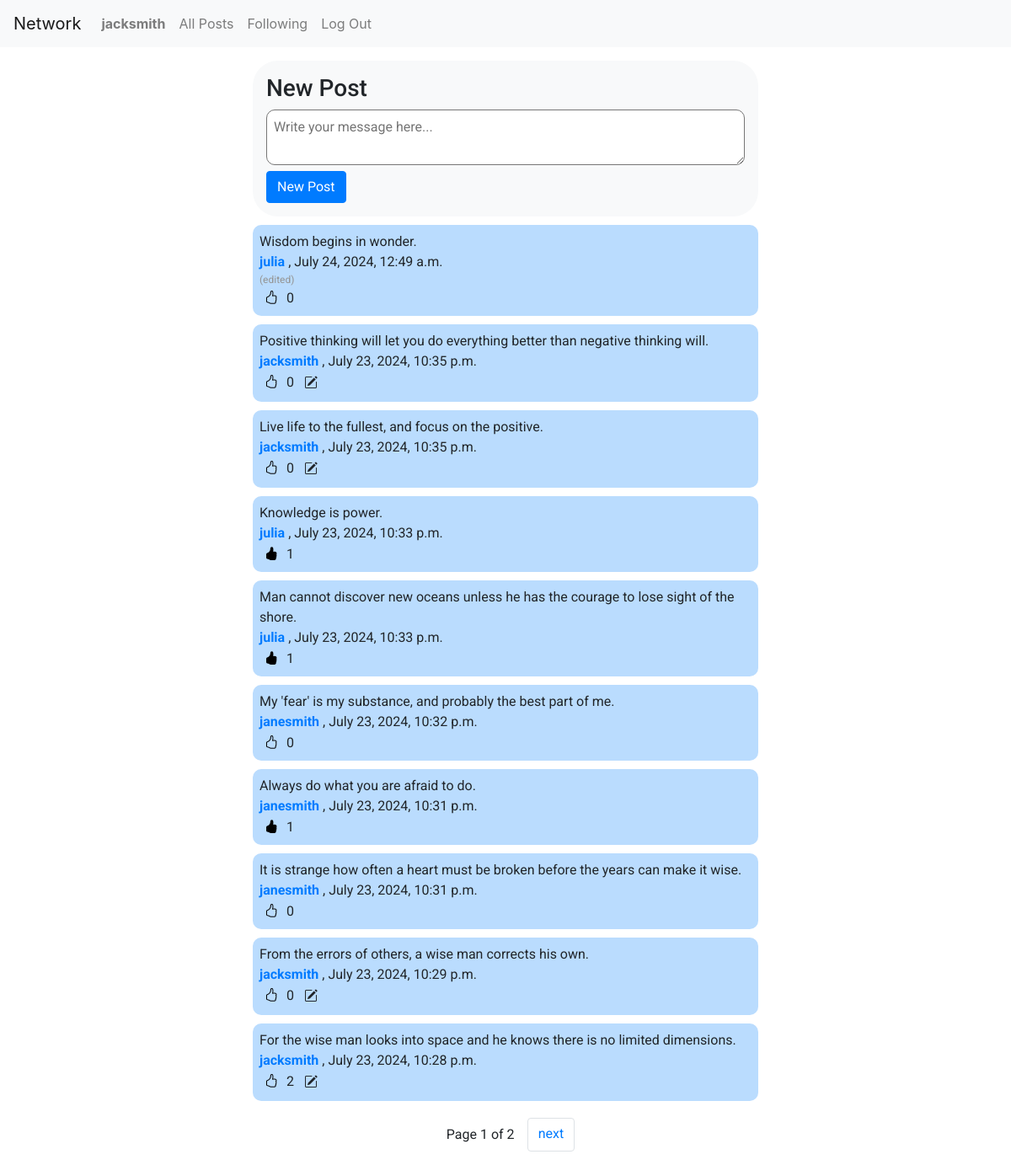
Page / (signed in) on the committed database.
### network/models.py (models this page shows, shortened)
class User(AbstractUser):
    pass

class Post(models.Model):
    author = models.ForeignKey(User, on_delete=models.CASCADE, default=None, related_name="user")
    post = models.CharField(max_length=250, blank=False, null=False)
    date = models.DateTimeField(auto_now_add=True)
    is_edited = models.BooleanField(default=False)

### network/views.py (the view)
# urls.py: path("", views.index, name="index"),
def index(request):
    all_posts = Post.objects.all().order_by('-date')
    paginator = Paginator(all_posts, 10)
    user_liked_posts = []
    if request.user.is_authenticated:
        for like in Likes.objects.filter(user=request.user):
            user_liked_posts.append(like.post_id)
    page_number = request.GET.get('page')
    page_obj = paginator.get_page(page_number)
    return render(request, 'network/index.html', {
        'page_obj': page_obj,
        'all_posts': all_posts,
        "user_liked_posts": user_liked_posts
        })

### network/templates/network/index.html (shortened to what this page needs)
{% extends "network/layout.html" %}
{% load static %}
{% block body %}
    <div class="new-post-flex">
        <div class="new-post">
            <h3>New Post</h3>
            {% if user.is_authenticated %}
            <form class="new-post-form" action="{% url 'new_post' %}" method="post">
                <div>
                    <textarea id="post-content" name="post" placeholder="Write your message here..."></textarea>
                </div>
                <div>
                    <button class="btn btn-primary new-post-btn" type="submit">New Post</button>
                </div>
            </form>
            {% else %}
            <p class="alert alert-danger" role="alert">Please sign in to write a post</p>
            {% endif %}
        </div>
    </div>
    <div class="posts-flex">
        <div class="recent-posts">
            {% for post in page_obj %}
            <div class="single-post" id="post-{{ post.id }}">
                <p class="post-content" id="content-{{ post.id }}">{{ post.post }}</p>
                <p>
                    <a href="{% url 'profile' post.author.id %}">
                    <strong>{{ post.author.username }}</strong>
                    </a>,
                    {{ post.date|date:"F j, Y, g:i a" }}
                </p>
                {% if not post.is_edited %}
                    <p class="edited" id="edited-{{ post.id }}" style="color: rgb(148, 148, 148); display: none;">
                        (edited)
                    </p>
                {% else %}
                    <p class="edited" id="edited-{{ post.id }}" style="color: rgb(148, 148, 148); display: block;">
                        (edited)
                    </p>
                {% endif %}
                <div class="like-edit-flex">
                    <div>
                        <p><button class="like-btn" data-post-id="{{ post.id }}" data-user-id="{{ user.id }}">
                            {% if post.id in user_liked_posts %}
                                <i class="liked-{{ post.id }} bi bi-hand-thumbs-up-fill" style="display: block;"></i>
                            {% else %}
                                <i class="unliked-{{ post.id }} bi bi-hand-thumbs-up" style="display: block;"></i>
                            {% endif %}
                            </button>
                            <span id="like-count-{{ post.id }}">{{ post.post_likes.count }}</span>
                        </p>
                    </div>
                    <div>
                        {% if post.author == user %}
                        <button class="edit-button btn btn-light" data-post-id="{{ post.id }}">
                            <i class="bi bi-pencil-square"></i>
                        </button>
                        {% endif %}
                    </div>
                </div>
            </div>
            {% endfor %}
        </div>
    </div>
    <div class="pagination justify-content-center">
        <span class="page-item">
            <span class="current-page">
                Page {{ page_obj.number }} of {{ page_obj.paginator.num_pages }}
            </span>
            {% if page_obj.has_next %}
                <a class="page-link" href="?page={{ page_obj.next_page_number }}">next</a>
            {% endif %}
        </span>
    </div>
{% endblock %}

### network/templates/network/layout.html (shortened to what this page needs)
{% load static %}
<!DOCTYPE html>
<html lang="en">
    <head>
        <link rel="stylesheet" href="https://stackpath.bootstrapcdn.com/bootstrap/4.4.1/css/bootstrap.min.css">
        <link href="{% static 'network/styles.css' %}" rel="stylesheet">
        <link rel="stylesheet" href="https://cdn.jsdelivr.net/npm/bootstrap-icons@1.5.0/font/bootstrap-icons.css">
    </head>
    <body>
        <nav class="navbar navbar-expand-lg navbar-light bg-light">
            <a class="navbar-brand" href="#">Network</a>
            <div>
              <ul class="navbar-nav mr-auto">
                {% if user.is_authenticated %}
                    <li class="nav-item">
                        <a class="nav-link" href="{% url 'profile' user.id %}"><strong>{{ user.username }}</strong></a>
                    </li>
                {% endif %}
                <li class="nav-item">
                  <a class="nav-link" href="{% url 'index' %}">All Posts</a>
                </li>
                {% if user.is_authenticated %}
                    <li class="nav-item">
                        <a class="nav-link" href="{% url 'following' %}">Following</a>
                    </li>
                    <li class="nav-item">
                        <a class="nav-link" href="{% url 'logout' %}">Log Out</a>
                    </li>
                {% endif %}
              </ul>
            </div>
          </nav>
        <div class="body">
            {% block body %}
            {% endblock %}
        </div>
    </body>
</html>

### network/static/network/styles.css (style rules this page uses)
.body { height: 100%; padding: 1rem; font-family: "Roboto", sans-serif; }
.new-post-flex { display: flex; justify-content: center; }
.new-post textarea { width: 100%; border-radius: 10px; padding: 0.5rem; }
.new-post { display: inline-block; width: 50vw; background-color: rgb(248, 249, 250); padding: 1rem; border-radius: 30px; }
.posts-flex { display: flex; justify-content: center; }
.recent-posts { display: flex; flex-direction: column; justify-content: center; width: 50vw; margin-bottom: 20px; }
.single-post { background-color: rgb(186, 220, 254); padding: 0.5rem; margin-top: 10px; border-radius: 10px; display: flex; flex-direction: column; }
.single-post p { margin: 0; }
.page-item { display: flex; flex-direction: row; gap: 0.2rem; }
.current-page { padding: 8px 12px 8px 12px; }
.like-btn { border: none; background-color: transparent; }
.edited { font-size: 12px; color: rgb(148, 148, 148); }
.like-edit-flex { display: flex; flex-direction: row; gap: 10px; }

### rows in the picture
User: username "jacksmith"
Post: post "Wisdom begins in wonder.", author.username "julia", date "July 24, 2024, 12:49 a.m.", post_likes.count "0"
Post: post "Positive thinking will let you do everything better than negative thinking will.", author.username "jacksmith", date "July 23, 2024, 10:35 p.m.", post_likes.count "0"
Post: post "Live life to the fullest, and focus on the positive.", author.username "jacksmith", date "July 23, 2024, 10:35 p.m.", post_likes.count "0"
Post: post "Knowledge is power.", author.username "julia", date "July 23, 2024, 10:33 p.m.", post_likes.count "1"
Post: post "Man cannot discover new oceans unless he has the courage to lose sight of the shore.", author.username "julia", date "July 23, 2024, 10:33 p.m.", post_likes.count "1"
Post: post "My 'fear' is my substance, and probably the best part of me.", author.username "janesmith", date "July 23, 2024, 10:32 p.m.", post_likes.count "0"
Post: post "Always do what you are afraid to do.", author.username "janesmith", date "July 23, 2024, 10:31 p.m.", post_likes.count "1"
Post: post "It is strange how often a heart must be broken before the years can make it wise.", author.username "janesmith", date "July 23, 2024, 10:31 p.m.", post_likes.count "0"
Post: post "From the errors of others, a wise man corrects his own.", author.username "jacksmith", date "July 23, 2024, 10:29 p.m.", post_likes.count "0"
Post: post "For the wise man looks into space and he knows there is no limited dimensions.", author.username "jacksmith", date "July 23, 2024, 10:28 p.m.", post_likes.count "2"

### other values in the picture
{{ page_obj.number }} "1"
{{ page_obj.paginator.num_pages }} "2"
